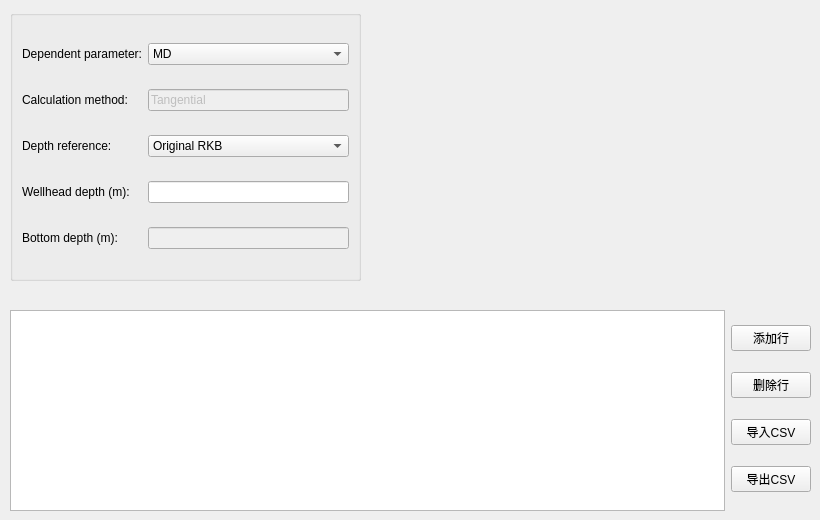
         <widget class="QWidget" name="threeDPage">
          <widget class="QGroupBox" name="groupBox_16">
           <property name="geometry">
            <rect>
             <x>10</x>
             <y>10</y>
             <width>351</width>
             <height>271</height>
            </rect>
           </property>
           <property name="title">
            <string/>
           </property>
           <layout class="QGridLayout" name="gridLayout_26">
            <item row="0" column="0">
             <widget class="QLabel" name="label_42">
              <property name="text">
               <string>Dependent parameter:</string>
              </property>
             </widget>
            </item>
            <item row="0" column="1">
             <widget class="QComboBox" name="DP3D">
              <item>
               <property name="text">
                <string>MD</string>
               </property>
              </item>
              <item>
               <property name="text">
                <string>TVD</string>
               </property>
              </item>
              <item>
               <property name="text">
                <string>Angle</string>
               </property>
              </item>
             </widget>
            </item>
            <item row="1" column="0">
             <widget class="QLabel" name="label_43">
              <property name="text">
               <string>Calculation method:</string>
              </property>
             </widget>
            </item>
            <item row="1" column="1">
             <widget class="QLineEdit" name="CM3D">
              <property name="enabled">
               <bool>false</bool>
              </property>
              <property name="text">
               <string>Tangential</string>
              </property>
             </widget>
            </item>
            <item row="2" column="0">
             <widget class="QLabel" name="label_44">
              <property name="text">
               <string>Depth reference: </string>
              </property>
             </widget>
            </item>
            <item row="2" column="1">
             <widget class="QComboBox" name="DR3D">
              <item>
               <property name="text">
                <string>Original RKB</string>
               </property>
              </item>
              <item>
               <property name="text">
                <string>RKB</string>
               </property>
              </item>
              <item>
               <property name="text">
                <string>GL</string>
               </property>
              </item>
              <item>
               <property name="text">
                <string>MSL</string>
               </property>
              </item>
              <item>
               <property name="text">
                <string>THF</string>
               </property>
              </item>
             </widget>
            </item>
            <item row="3" column="0">
             <widget class="QLabel" name="label_45">
              <property name="text">
               <string>Wellhead depth (m): </string>
              </property>
             </widget>
            </item>
            <item row="3" column="1">
             <widget class="QLineEdit" name="WD3D"/>
            </item>
            <item row="4" column="0">
             <widget class="QLabel" name="label_46">
              <property name="text">
               <string>Bottom depth (m): </string>
              </property>
             </widget>
            </item>
            <item row="4" column="1">
             <widget class="QLineEdit" name="BD3D">
              <property name="enabled">
               <bool>false</bool>
              </property>
             </widget>
            </item>
           </layout>
          </widget>
          <widget class="QWidget" name="layoutWidget_2">
           <property name="geometry">
            <rect>
             <x>10</x>
             <y>310</y>
             <width>801</width>
             <height>201</height>
            </rect>
           </property>
           <layout class="QHBoxLayout" name="horizontalLayout_9">
            <item>
             <widget class="QTableView" name="threeDTV"/>
            </item>
            <item>
             <layout class="QVBoxLayout" name="verticalLayout_6">
              <item>
               <widget class="QPushButton" name="addRow3D">
                <property name="text">
                 <string>添加行</string>
                </property>
               </widget>
              </item>
              <item>
               <widget class="QPushButton" name="deleteRow3D">
                <property name="text">
                 <string>删除行</string>
                </property>
               </widget>
              </item>
              <item>
               <widget class="QPushButton" name="importCSV3D">
                <property name="text">
                 <string>导入CSV</string>
                </property>
               </widget>
              </item>
              <item>
               <widget class="QPushButton" name="exportCSV3D">
                <property name="text">
                 <string>导出CSV</string>
                </property>
               </widget>
              </item>
             </layout>
            </item>
           </layout>
          </widget>
         </widget>
